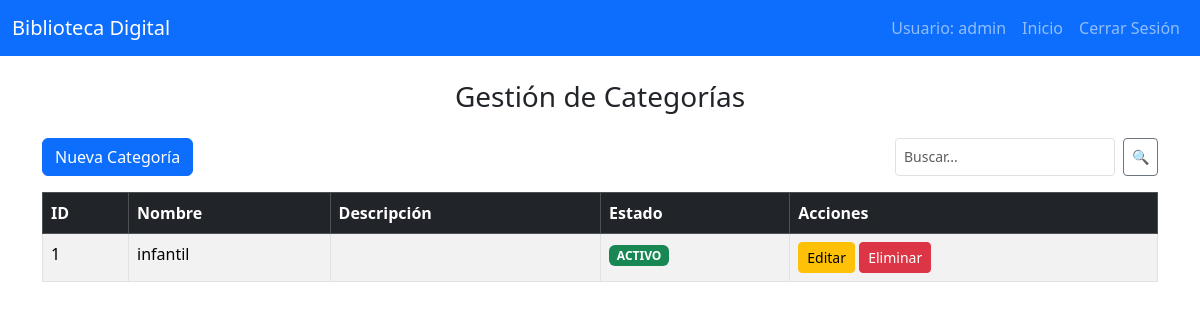
/views/Categoria/categorias.php (signed in), run on the app's committed database.
### tables this page shows
CREATE TABLE `categorias` (
  `id_categoria` int(11) NOT NULL,
  `nombre_categoria` varchar(100) NOT NULL,
  `descripcion` text DEFAULT NULL,
  `estado` enum('Activo','Inactivo') NOT NULL DEFAULT 'Activo'
);

### models/Categoria.php (called while the page is built, shortened)
<?php
class Categoria {
    private $conn;
    private $table_name = "categorias";
    public function __construct($db) {
        $this->conn = $db;
    }
    public function listarCategorias($busqueda = '') {
        $query = "SELECT id_categoria, nombre_categoria, descripcion, estado
                  FROM " . $this->table_name . " WHERE 1=1";
        $stmt = $this->conn->prepare($query);
        $stmt->execute();
        return $stmt->fetchAll(PDO::FETCH_ASSOC);
    }
}
?>

### views/Categoria/categorias.php (the view, shortened to what this page needs)
<?php
require_once __DIR__ . "/../../includes/auth.php";
require_once __DIR__ . "/../../models/Categoria.php";
$database = new Database();
$db = $database->getConnection();
$categoriaObj = new Categoria($db);
if(isset($_GET['criterio']) && $_GET['criterio'] != ""){
    $categorias = $categoriaObj->listarCategorias($_GET['criterio']);
} else {
    $categorias = $categoriaObj->listarCategorias();
}
?>
<!DOCTYPE html>
<html lang="es">
<head>
    <link href="https://cdn.jsdelivr.net/npm/bootstrap@5.3.3/dist/css/bootstrap.min.css" rel="stylesheet">
</head>
<body>
<nav class="navbar navbar-expand-lg navbar-dark bg-primary">
  <div class="container-fluid">
    <a class="navbar-brand" href="#">Biblioteca Digital</a>
    <div class="collapse navbar-collapse">
      <ul class="navbar-nav ms-auto">
        <li class="nav-item">
          <span class="nav-link">Usuario: <?php echo $_SESSION['usuario']; ?></span>
        </li>
        <li class="nav-item">
          <a class="nav-link" href="../dashboard.php">Inicio</a>
        </li>
        <li class="nav-item">
          <a class="nav-link" href="../../logout.php">Cerrar Sesión</a>
        </li>
      </ul>
    </div>
  </div>
</nav>
<div class="container mt-4">
    <h3 class="text-center mb-4">Gestión de Categorías</h3>
    <div class="row mb-3">
        <div class="col-md-3">
            <a href="categoria_form.php" class="btn btn-primary">Nueva Categoría</a>
        </div>
        <div class="col-md-9 d-flex justify-content-end">
            <form method="GET" class="d-flex" style="max-width:300px; margin-left:auto;">
                <input type="text" name="criterio"
                       class="form-control form-control-sm me-2"
                       placeholder="Buscar...">
                <button type="submit" class="btn btn-outline-secondary btn-sm">🔍</button>
            </form>
        </div>
    </div>
    <?php if (empty($categorias)): ?>
        <div class="alert alert-warning text-center">No hay categorías registradas.</div>
    <?php else: ?>
        <table class="table table-bordered table-striped">
            <thead class="table-dark">
                <tr>
                    <th>ID</th>
                    <th>Nombre</th>
                    <th>Descripción</th>
                    <th>Estado</th>
                    <th>Acciones</th>
                </tr>
            </thead>
            <tbody>
            <?php foreach ($categorias as $cat): ?>
                <tr>
                    <td><?= $cat['id_categoria'] ?></td>
                    <td><?= $cat['nombre_categoria'] ?></td>
                    <td><?= $cat['descripcion'] ?></td>
                    <td>
                        <?php if (strtoupper($cat['estado']) === "ACTIVO"): ?>
                            <span class="badge bg-success">ACTIVO</span>
                        <?php else: ?>
                            <span class="badge bg-danger">INACTIVO</span>
                        <?php endif; ?>
                    </td>
                    <td>
                        <a href="categoria_form.php?id=<?= $cat['id_categoria'] ?>" class="btn btn-warning btn-sm">Editar</a>
                        <a href="../../controllers/CategoriaController.php?delete=<?= $cat['id_categoria'] ?>"
                           class="btn btn-danger btn-sm"
                           onclick="return confirm('¿Seguro que deseas eliminar esta categoría?');">
                           Eliminar
                        </a>
                    </td>
                </tr>
            <?php endforeach; ?>
            </tbody>
        </table>
    <?php endif; ?>
</div>
</body>
</html>

### data on the page
categorias: id_categoria "1", nombre_categoria "infantil", estado "ACTIVO"

### other printed values
$_SESSION['usuario'] "admin"
